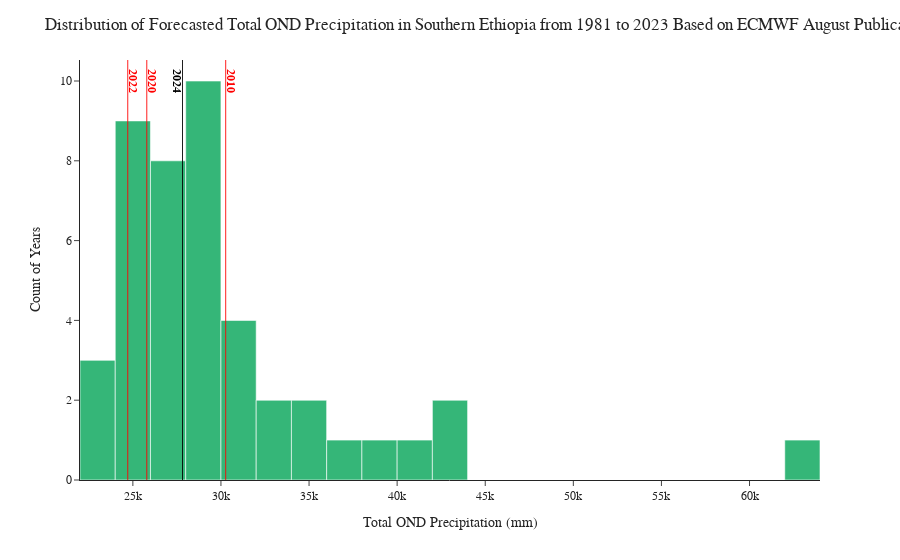

The notebook cell saved with this chart:
### Code cell
fig.show()

### Figure 1 — Plotly figure (JSON) as saved in the notebook; plotly's stock layout.template omitted (floating-point values rounded to 4 significant figures)
{"data": [{"alignmentgroup": "True", "bingroup": "x", "hovertemplate": "total_ond_precip=%{x}<br>count=%{y}<extra></extra>", "legendgroup": "", "marker": {"color": "#35B678", "pattern": {"shape": ""}}, "name": "", "nbinsx": 20, "offsetgroup": "", "orientation": "v", "showlegend": false, "type": "histogram", "x": [28120.0, 35770.0, 29540.0, 26050.0, 28400.0, 27320.0, 32370.0, 27770.0, 25720.0, 28780.0, 28400.0, 27850.0, 28980.0, 43340.0, 26780.0, 23080.0, 62230.0, 25700.0, 24100.0, 23980.0, 25760.0, 30720.0, 27000.0, 31080.0, 27810.0, 38410.0, 28610.0, 24690.0, 31330.0, 30270.0, 34590.0, 32990.0, 25540.0, 29820.0, 40500.0, 23650.0, 28330.0, 28870.0, 36360.0, 25790.0, 24070.0, 24710.0, 43840.0, 27814], "xaxis": "x", "yaxis": "y"}], "layout": {"annotations": [{"font": {"color": "red"}, "showarrow": false, "text": "<b>2010</b>", "textangle": 90, "x": 30570.0, "y": 10}, {"font": {"color": "red"}, "showarrow": false, "text": "<b>2020</b>", "textangle": 90, "x": 26090.0, "y": 10}, {"font": {"color": "red"}, "showarrow": false, "text": "<b>2022</b>", "textangle": 90, "x": 25010.0, "y": 10}, {"font": {"color": "black"}, "showarrow": false, "text": "<b>2024</b>", "textangle": 90, "x": 27514, "y": 10}], "barmode": "relative", "font": {"family": "Arial"}, "legend": {"tracegroupgap": 0}, "margin": {"t": 60}, "shapes": [{"fillcolor": "red", "opacity": 1, "type": "rect", "x0": 30250.0, "x1": 30300.0, "xref": "x", "y0": 0, "y1": 1, "yref": "y domain"}, {"fillcolor": "red", "opacity": 1, "type": "rect", "x0": 25770.0, "x1": 25820.0, "xref": "x", "y0": 0, "y1": 1, "yref": "y domain"}, {"fillcolor": "red", "opacity": 1, "type": "rect", "x0": 24690.0, "x1": 24740.0, "xref": "x", "y0": 0, "y1": 1, "yref": "y domain"}, {"fillcolor": "black", "opacity": 1, "type": "rect", "x0": 27789, "x1": 27839, "xref": "x", "y0": 0, "y1": 1, "yref": "y domain"}], "title": {"text": "Distribution of Forecasted Total OND Precipitation in Southern Ethiopia from 1981 to 2023 Based on ECMWF August Publication"}, "xaxis": {"anchor": "y", "domain": [0, 1], "title": {"text": "Total OND Precipitation (mm)"}}, "yaxis": {"anchor": "x", "domain": [0, 1], "title": {"text": "Count of Years"}}}}
